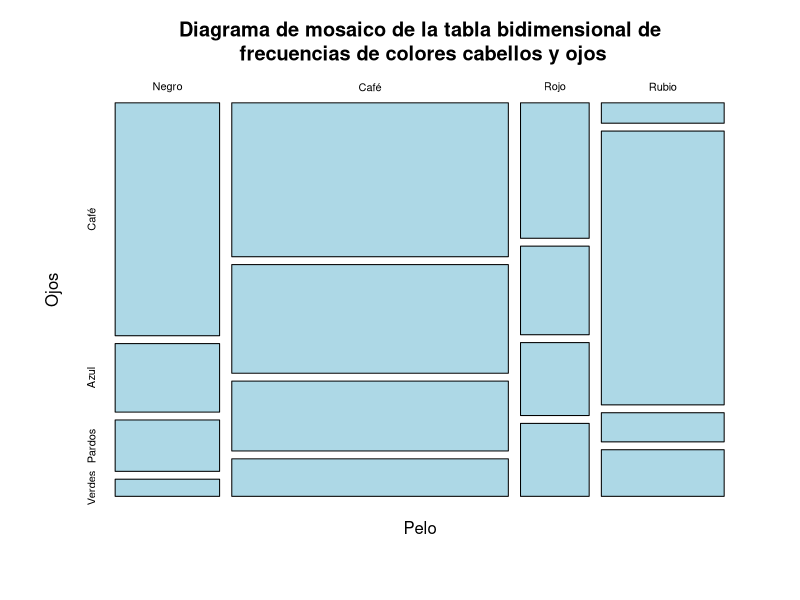
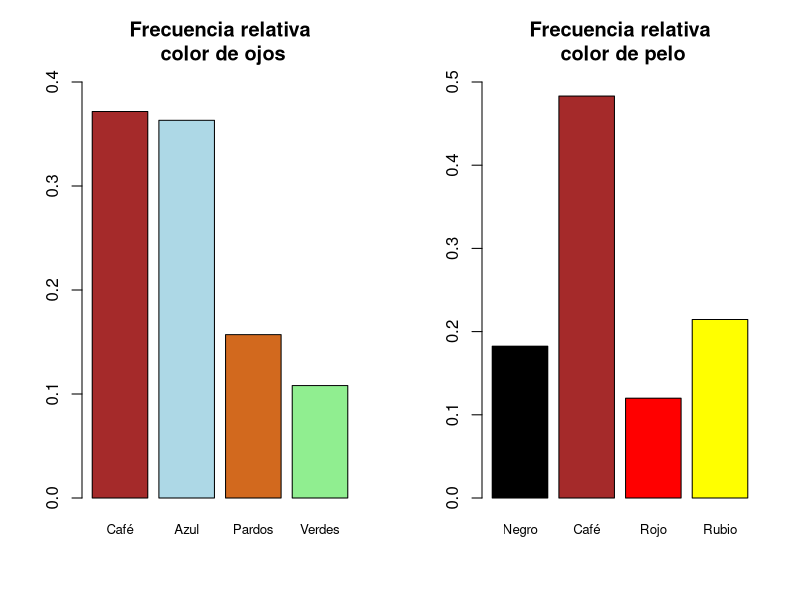
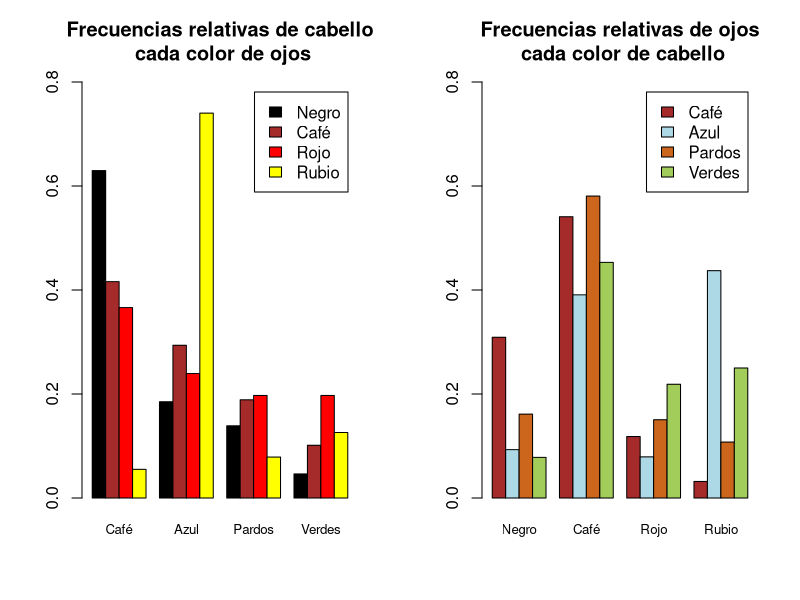

Source code (R) for these figures, in order:
## ---- chunk 1
ftable(HairEyeColor)
 male <-  HairEyeColor[ , , "Male"]
female <- HairEyeColor[, , "Female"]
data <- as.table(male+female)
data
## ---- chunk 2

str(data)
dimnames(data) <- list(
  Pelo = c("Negro", "Café", "Rojo", "Rubio"),
  Ojos = c("Café", "Azul", "Pardos", "Verdes")
  )

data
## ---- chunk 3
plot(data, main = "Diagrama de mosaico de la tabla bidimensional de\n frecuencias de colores cabellos y ojos", col = "lightblue")
## ---- chunk 4

sum(data)


# tabla de frecuncias absolutas de cada variable

apply(data, MARGIN = 1, FUN = sum)
rowSums(data)
apply(data, MARGIN = 2,  FUN = sum)
colSums(data)

# tabla de frecuencias relativas de cada variable

apply(data, MARGIN = 1, function(x){sum(x)/sum(data)})
prop.table(rowSums(data))

apply(data, MARGIN = 2, function(x){sum(x)/sum(data)})
prop.table(colSums(data))
## ---- chunk 5

par(mfrow = c(1,2))

barplot(apply(data, MARGIN = 2, function(x){sum(x)/sum(data)}), main = "Frecuencia relativa\n color de ojos", col = c("brown", "lightblue", "chocolate","lightgreen"), ylim = c(0, 0.4), cex.names = 0.8)

barplot(prop.table(rowSums(data)), main = "Frecuencia relativa\n color de pelo",col = c("Black", "Brown", "red", "yellow"), ylim = c(0,0.5), cex.names = 0.8)
## ---- chunk 6

round(prop.table(data),3)

## ---- chunk 7


round(prop.table(data, margin = 1),3)
round(prop.table(data, margin = 2),3)

## ---- chunk 8

par(mfrow = c(1,2))

barplot(prop.table(data, margin = 1), beside = T, legend.text = T, col = c("black","brown","red","yellow"),
        ylim = c(0,0.8), main = "Frecuencias relativas de cabello\n cada color de ojos", cex.names = 0.8)

barplot(t(prop.table(data, margin = 2)), beside = T, legend.text = T, col = c("brown","lightblue","chocolate3",
                                                                            "darkolivegreen3"),
        ylim = c(0,0.8), main = "Frecuencias relativas de ojos\n cada color de cabello", cex.names = 0.8)
## ---- chunk 9
suma <- function(x,y){x + y}
suma(2,3)
